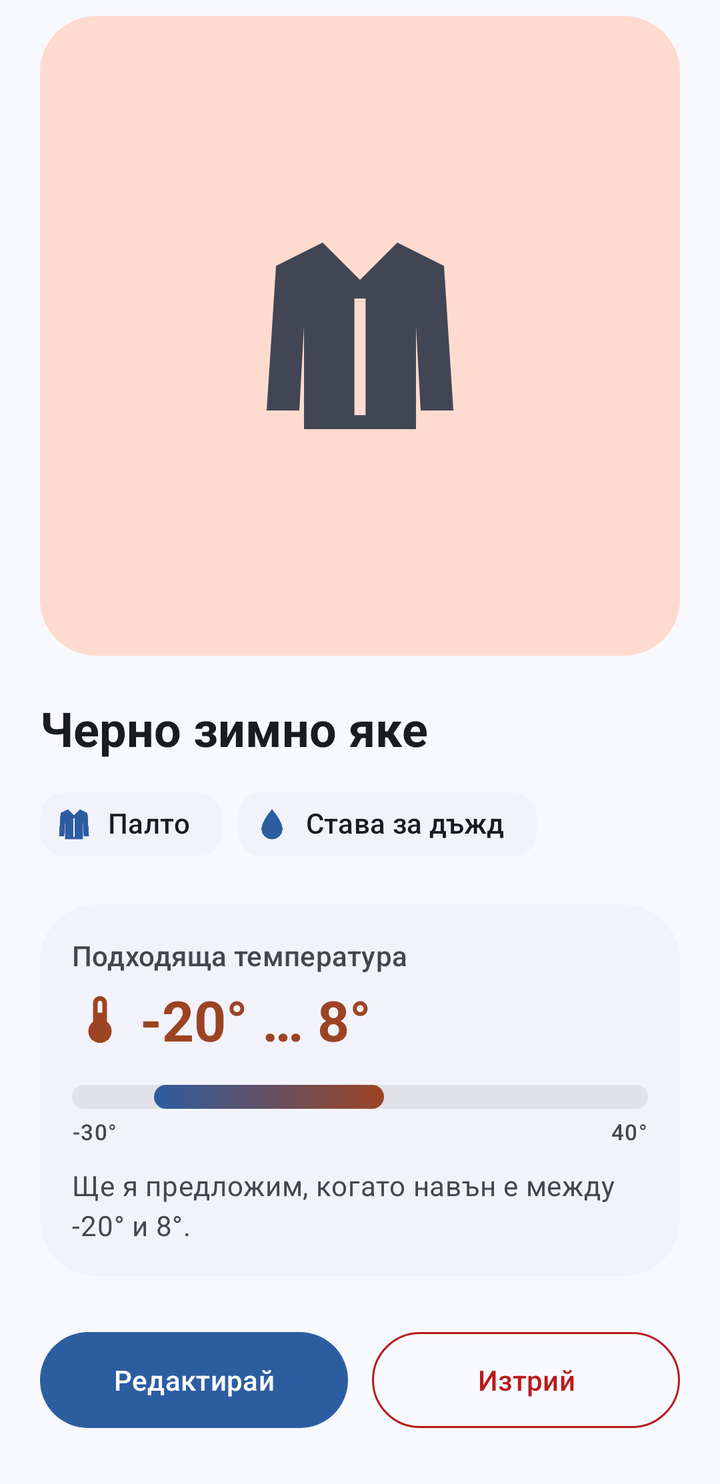
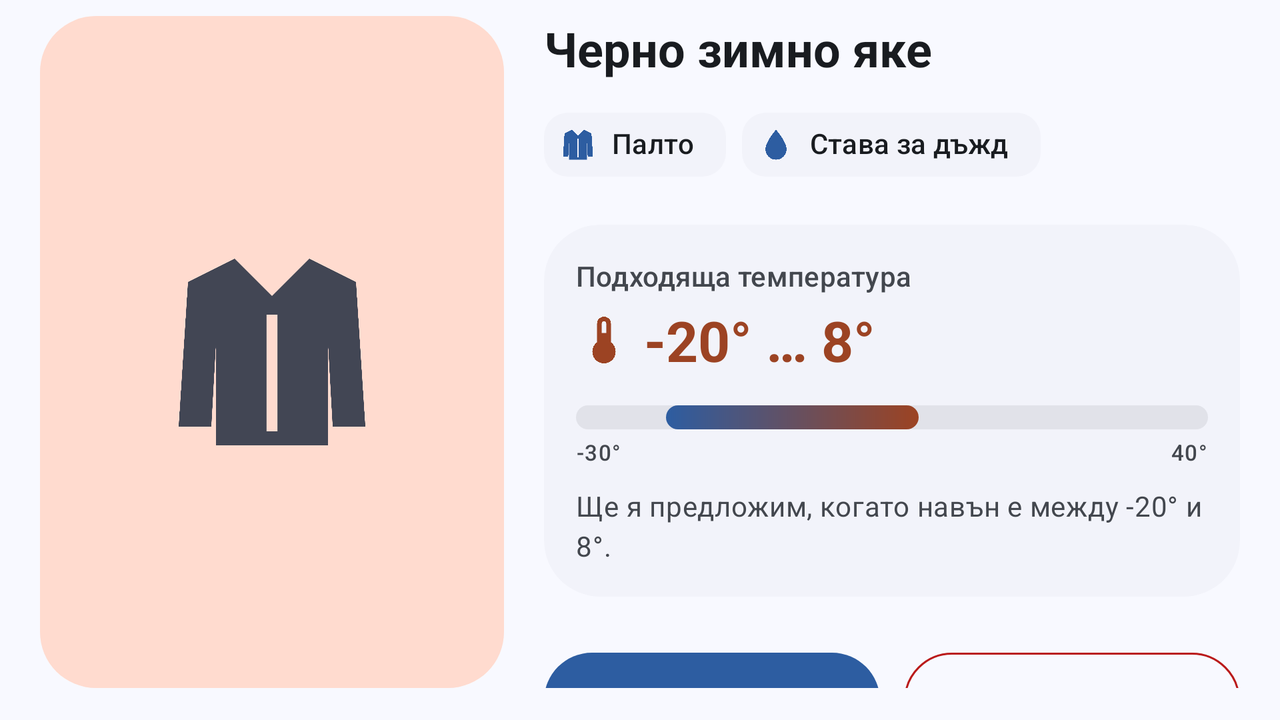

Compare how this app lays out the same screen by default and in its alternative resource folder. The renders come first, then the two layout files and the values they reference.
<!-- AndroidManifest.xml: application theme Theme.WhatToWearProject -->
<!-- res/layout/fragment_clothing_detail.xml -->
<?xml version="1.0" encoding="utf-8"?>
<androidx.core.widget.NestedScrollView xmlns:android="http://schemas.android.com/apk/res/android"
    xmlns:app="http://schemas.android.com/apk/res-auto"
    xmlns:tools="http://schemas.android.com/tools"
    android:layout_width="match_parent"
    android:layout_height="match_parent"
    android:clipToPadding="false"
    android:paddingBottom="24dp"
    tools:context=".ui.detail.ClothingDetailFragment">

    <LinearLayout
        android:layout_width="match_parent"
        android:layout_height="wrap_content"
        android:orientation="vertical"
        android:paddingHorizontal="20dp"
        android:paddingTop="8dp">

        <com.google.android.material.card.MaterialCardView
            android:layout_width="match_parent"
            android:layout_height="wrap_content"
            app:cardElevation="0dp"
            app:shapeAppearance="?attr/shapeAppearanceCornerLarge"
            app:strokeWidth="0dp">

            
            <androidx.constraintlayout.widget.ConstraintLayout
                android:layout_width="match_parent"
                android:layout_height="wrap_content">

                <include
                    android:id="@+id/photo"
                    layout="@layout/view_clothing_photo"
                    android:layout_width="0dp"
                    android:layout_height="0dp"
                    app:layout_constraintDimensionRatio="1:1"
                    app:layout_constraintEnd_toEndOf="parent"
                    app:layout_constraintStart_toStartOf="parent"
                    app:layout_constraintTop_toTopOf="parent" />
            </androidx.constraintlayout.widget.ConstraintLayout>
        </com.google.android.material.card.MaterialCardView>

        <include
            android:id="@+id/info"
            layout="@layout/view_clothing_detail_info"
            android:layout_width="match_parent"
            android:layout_height="wrap_content"
            android:layout_marginTop="20dp" />
    </LinearLayout>
</androidx.core.widget.NestedScrollView>
<!-- res/layout/view_clothing_photo.xml (included above) -->
<?xml version="1.0" encoding="utf-8"?>
<FrameLayout xmlns:android="http://schemas.android.com/apk/res/android"
    xmlns:app="http://schemas.android.com/apk/res-auto"
    xmlns:tools="http://schemas.android.com/tools"
    android:layout_width="match_parent"
    android:layout_height="match_parent"
    tools:background="@color/type_jacket">

    <ImageView
        android:id="@+id/image_type_icon"
        android:layout_width="112dp"
        android:layout_height="112dp"
        android:layout_gravity="center"
        android:alpha="0.85"
        android:importantForAccessibility="no"
        app:tint="@color/on_type"
        tools:src="@drawable/ic_type_jacket" />

    <ImageView
        android:id="@+id/image_photo"
        android:layout_width="match_parent"
        android:layout_height="match_parent"
        android:importantForAccessibility="no"
        android:scaleType="centerCrop"
        android:visibility="gone" />
</FrameLayout>
<!-- res/layout/view_clothing_detail_info.xml (included above) -->
<?xml version="1.0" encoding="utf-8"?>
<LinearLayout xmlns:android="http://schemas.android.com/apk/res/android"
    xmlns:app="http://schemas.android.com/apk/res-auto"
    xmlns:tools="http://schemas.android.com/tools"
    android:layout_width="match_parent"
    android:layout_height="wrap_content"
    android:orientation="vertical">

    <TextView
        android:id="@+id/text_name"
        android:layout_width="wrap_content"
        android:layout_height="wrap_content"
        android:textAppearance="?attr/textAppearanceHeadlineSmall"
        android:textColor="?attr/colorOnSurface"
        android:textStyle="bold"
        tools:text="Черно зимно яке" />

    
    <com.google.android.material.chip.ChipGroup
        android:layout_width="match_parent"
        android:layout_height="wrap_content"
        android:layout_marginTop="8dp">

        <com.google.android.material.chip.Chip
            android:id="@+id/chip_kind"
            style="@style/Widget.WhatToWear.Chip.Info"
            android:layout_width="wrap_content"
            android:layout_height="wrap_content"
            tools:chipIcon="@drawable/ic_type_jacket"
            tools:text="Палто" />

        <com.google.android.material.chip.Chip
            android:id="@+id/chip_waterproof"
            style="@style/Widget.WhatToWear.Chip.Info"
            android:layout_width="wrap_content"
            android:layout_height="wrap_content"
            android:text="@string/waterproof"
            app:chipIcon="@drawable/ic_water_drop" />
    </com.google.android.material.chip.ChipGroup>

    
    <com.google.android.material.card.MaterialCardView
        style="@style/Widget.WhatToWear.FormCard"
        android:layout_width="match_parent"
        android:layout_height="wrap_content"
        android:layout_marginTop="16dp">

        <LinearLayout
            android:layout_width="match_parent"
            android:layout_height="wrap_content"
            android:orientation="vertical"
            android:padding="16dp">

            <TextView
                android:layout_width="wrap_content"
                android:layout_height="wrap_content"
                android:text="@string/detail_temp_title"
                android:textAppearance="?attr/textAppearanceLabelLarge"
                android:textColor="?attr/colorOnSurfaceVariant" />

            <LinearLayout
                android:layout_width="wrap_content"
                android:layout_height="wrap_content"
                android:layout_marginTop="4dp"
                android:gravity="center_vertical"
                android:orientation="horizontal">

                <ImageView
                    android:layout_width="28dp"
                    android:layout_height="28dp"
                    android:importantForAccessibility="no"
                    android:src="@drawable/ic_thermometer"
                    app:tint="?attr/colorSecondary" />

                <TextView
                    android:id="@+id/text_temp_range"
                    android:layout_width="wrap_content"
                    android:layout_height="wrap_content"
                    android:layout_marginStart="6dp"
                    android:textAppearance="?attr/textAppearanceHeadlineMedium"
                    android:textColor="?attr/colorSecondary"
                    android:textStyle="bold"
                    tools:text="-20° … 8°" />
            </LinearLayout>

            
            <LinearLayout
                android:id="@+id/temp_bar"
                android:layout_width="match_parent"
                android:layout_height="12dp"
                android:layout_marginTop="14dp"
                android:background="@drawable/bg_temp_track"
                android:orientation="horizontal">

                <View
                    android:id="@+id/temp_bar_before"
                    android:layout_width="0dp"
                    android:layout_height="match_parent"
                    android:layout_weight="10" />

                <View
                    android:id="@+id/temp_bar_range"
                    android:layout_width="0dp"
                    android:layout_height="match_parent"
                    android:layout_weight="28"
                    android:background="@drawable/bg_temp_range" />

                <View
                    android:id="@+id/temp_bar_after"
                    android:layout_width="0dp"
                    android:layout_height="match_parent"
                    android:layout_weight="32" />
            </LinearLayout>

            <LinearLayout
                android:layout_width="match_parent"
                android:layout_height="wrap_content"
                android:layout_marginTop="4dp"
                android:orientation="horizontal">

                <TextView
                    android:id="@+id/text_scale_min"
                    android:layout_width="0dp"
                    android:layout_height="wrap_content"
                    android:layout_weight="1"
                    android:textAppearance="?attr/textAppearanceLabelSmall"
                    android:textColor="?attr/colorOnSurfaceVariant"
                    tools:text="-30°" />

                <TextView
                    android:id="@+id/text_scale_max"
                    android:layout_width="wrap_content"
                    android:layout_height="wrap_content"
                    android:textAppearance="?attr/textAppearanceLabelSmall"
                    android:textColor="?attr/colorOnSurfaceVariant"
                    tools:text="40°" />
            </LinearLayout>

            <TextView
                android:id="@+id/text_temp_description"
                android:layout_width="wrap_content"
                android:layout_height="wrap_content"
                android:layout_marginTop="10dp"
                android:textAppearance="?attr/textAppearanceBodyMedium"
                android:textColor="?attr/colorOnSurfaceVariant"
                tools:text="Ще я предложим, когато навън е между -20° и 8°." />
        </LinearLayout>
    </com.google.android.material.card.MaterialCardView>

    
    <LinearLayout
        android:layout_width="match_parent"
        android:layout_height="wrap_content"
        android:layout_marginTop="24dp"
        android:orientation="horizontal">

        <com.google.android.material.button.MaterialButton
            android:id="@+id/button_edit"
            android:layout_width="0dp"
            android:layout_height="56dp"
            android:layout_marginEnd="6dp"
            android:layout_weight="1"
            android:text="@string/detail_edit"
            app:icon="@drawable/ic_edit"
            app:iconGravity="textStart" />

        <com.google.android.material.button.MaterialButton
            android:id="@+id/button_delete"
            style="@style/Widget.WhatToWear.Button.Danger"
            android:layout_width="0dp"
            android:layout_height="56dp"
            android:layout_marginStart="6dp"
            android:layout_weight="1"
            android:text="@string/detail_delete"
            app:icon="@drawable/ic_delete"
            app:iconGravity="textStart" />
    </LinearLayout>
</LinearLayout>
<!-- resources referenced by this layout -->
<resources>
  <color name="on_type">#1F2A3D</color>
  <color name="type_jacket">#FFDBCF</color>
  <!-- drawable bg_temp_range (drawable) -->
  <?xml version="1.0" encoding="utf-8"?>
  <shape xmlns:android="http://schemas.android.com/apk/res/android">
      <gradient
          android:angle="0"
          android:endColor="?attr/colorSecondary"
          android:startColor="?attr/colorPrimary" />
      <corners android:radius="6dp" />
  </shape>
  <!-- drawable bg_temp_track (drawable) -->
  <?xml version="1.0" encoding="utf-8"?>
  <shape xmlns:android="http://schemas.android.com/apk/res/android">
      <solid android:color="?attr/colorSurfaceContainerHighest" />
      <corners android:radius="6dp" />
  </shape>
  <string name="detail_delete">Изтрий</string>
  <string name="detail_edit">Редактирай</string>
  <string name="detail_temp_title">Подходяща температура</string>
  <string name="waterproof">Става за дъжд</string>
  <style name="Widget.WhatToWear.Button.Danger" parent="Widget.Material3.Button.OutlinedButton">
          <item name="android:textColor">?attr/colorError</item>
          <item name="iconTint">?attr/colorError</item>
          <item name="strokeColor">?attr/colorError</item>
          <item name="rippleColor">?attr/colorErrorContainer</item>
      </style>
  <style name="Widget.WhatToWear.Chip.Info" parent="Widget.Material3.Chip.Assist">
          <item name="android:clickable">false</item>
          <item name="android:focusable">false</item>
          <item name="chipIconTint">?attr/colorPrimary</item>
          <item name="chipBackgroundColor">?attr/colorSurfaceContainerLow</item>
          <item name="chipStrokeWidth">0dp</item>
      </style>
  <style name="Widget.WhatToWear.FormCard" parent="Widget.Material3.CardView.Filled">
          <item name="cardBackgroundColor">?attr/colorSurfaceContainerLow</item>
          <item name="shapeAppearance">?attr/shapeAppearanceCornerLarge</item>
      </style>
  <style name="Theme.WhatToWearProject" parent="Base.Theme.WhatToWearProject" />
  <color name="primary">#2D5DA1</color>
  <color name="on_primary">#FFFFFF</color>
  <color name="primary_container">#D7E3FF</color>
  <color name="on_primary_container">#001B3F</color>
  <color name="secondary">#9C4323</color>
  <color name="on_secondary">#FFFFFF</color>
  <color name="secondary_container">#FFDBCF</color>
  <color name="on_secondary_container">#3A0B00</color>
  <color name="tertiary">#2B6A46</color>
  <color name="on_tertiary">#FFFFFF</color>
  <color name="tertiary_container">#B0F1C3</color>
  <color name="on_tertiary_container">#00210F</color>
  <color name="error">#BA1A1A</color>
  <color name="on_error">#FFFFFF</color>
  <color name="error_container">#FFDAD6</color>
  <color name="on_error_container">#410002</color>
  <color name="background">#F8F9FF</color>
  <color name="on_background">#191C20</color>
  <color name="surface">#F8F9FF</color>
  <color name="on_surface">#191C20</color>
  <color name="surface_variant">#E0E2EC</color>
  <color name="on_surface_variant">#43474E</color>
  <color name="outline">#74777F</color>
  <color name="outline_variant">#C4C6CF</color>
  <color name="surface_container_lowest">#FFFFFF</color>
  <color name="surface_container_low">#F2F3FA</color>
  <color name="surface_container">#ECEEF4</color>
  <color name="surface_container_high">#E6E8EE</color>
  <color name="surface_container_highest">#E1E2E9</color>
  <style name="ShapeAppearance.WhatToWear.Small" parent="ShapeAppearance.Material3.Corner.Small">
          <item name="cornerSize">12dp</item>
      </style>
  <style name="ShapeAppearance.WhatToWear.Medium" parent="ShapeAppearance.Material3.Corner.Medium">
          <item name="cornerSize">20dp</item>
      </style>
  <style name="ShapeAppearance.WhatToWear.Large" parent="ShapeAppearance.Material3.Corner.Large">
          <item name="cornerSize">28dp</item>
      </style>
  <!-- some entries are left out for length -->
</resources>
<!-- res/layout-land/fragment_clothing_detail.xml (the repository's variant of the layout above) -->
<!-- drawn on the phone turned sideways -->
<?xml version="1.0" encoding="utf-8"?>
<LinearLayout xmlns:android="http://schemas.android.com/apk/res/android"
    xmlns:app="http://schemas.android.com/apk/res-auto"
    xmlns:tools="http://schemas.android.com/tools"
    android:layout_width="match_parent"
    android:layout_height="match_parent"
    android:orientation="horizontal"
    android:paddingHorizontal="20dp"
    android:paddingTop="8dp"
    android:paddingBottom="16dp"
    tools:context=".ui.detail.ClothingDetailFragment">

    <com.google.android.material.card.MaterialCardView
        android:layout_width="0dp"
        android:layout_height="match_parent"
        android:layout_weight="2"
        app:cardElevation="0dp"
        app:shapeAppearance="?attr/shapeAppearanceCornerLarge"
        app:strokeWidth="0dp">

        <include
            android:id="@+id/photo"
            layout="@layout/view_clothing_photo"
            android:layout_width="match_parent"
            android:layout_height="match_parent" />
    </com.google.android.material.card.MaterialCardView>

    <androidx.core.widget.NestedScrollView
        android:layout_width="0dp"
        android:layout_height="match_parent"
        android:layout_marginStart="20dp"
        android:layout_weight="3">

        <include
            android:id="@+id/info"
            layout="@layout/view_clothing_detail_info"
            android:layout_width="match_parent"
            android:layout_height="wrap_content" />
    </androidx.core.widget.NestedScrollView>
</LinearLayout>
